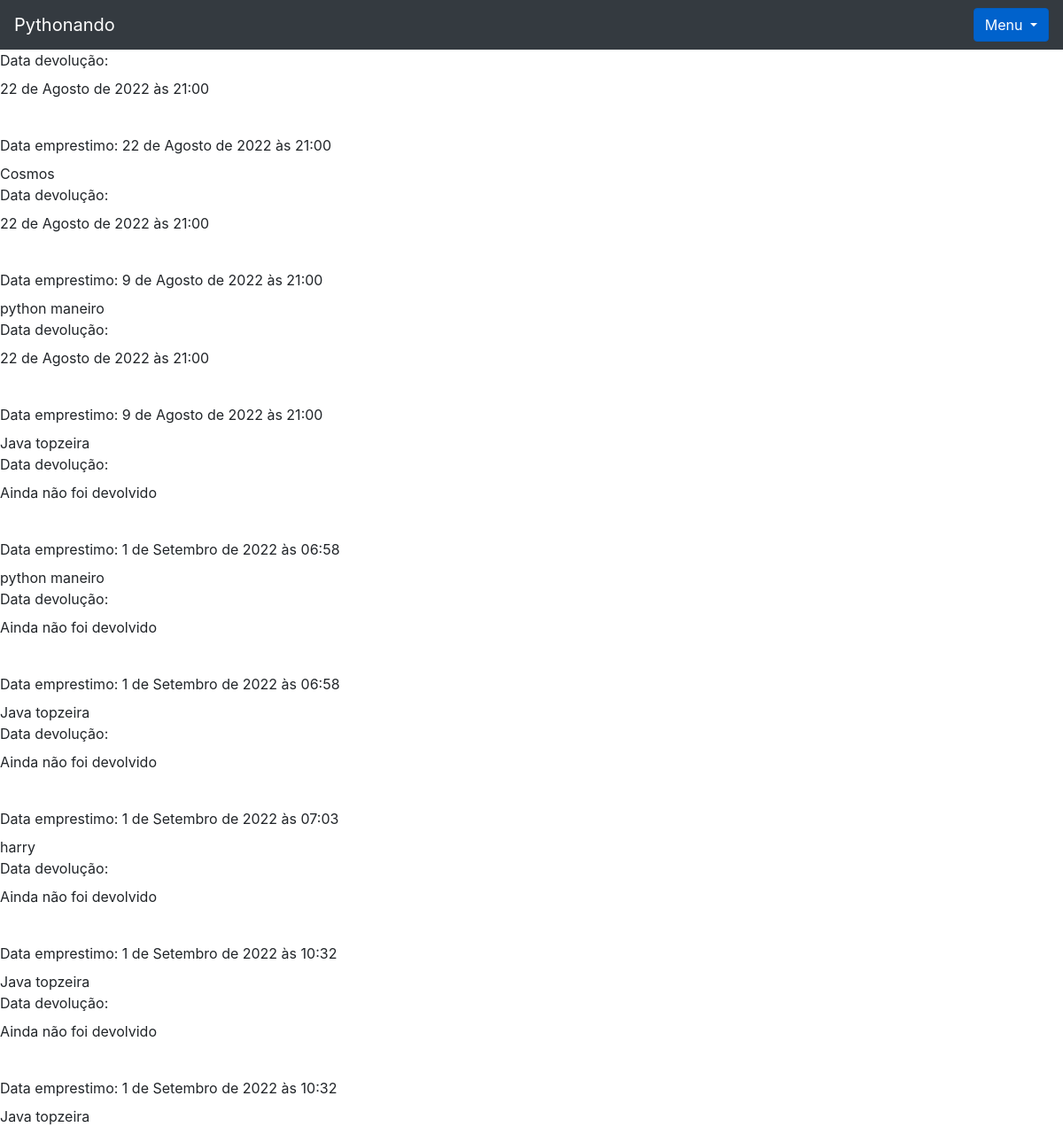
Page /livro/seus_emprestimos (signed in) on the committed database.
### livro/models.py (models this page shows, shortened)
class Emprestimos(models.Model):
    choices = (
        ('P', 'Péssimo '),
        ('R', 'Ruim'),
        ('B', 'Bom'),
        ('O', 'Ótimo')
    )
    nome_emprestado = models.ForeignKey(Usuario, on_delete=models.DO_NOTHING,blank = True, null = True)
    nome_emprestado_anonimo = models.CharField(max_length = 30, blank = True, null = True)
    data_emprestimo = models.DateTimeField(default=datetime.datetime.now())
    data_devolucao = models.DateTimeField(blank = True, null = True)
    livro = models.ForeignKey(Livros, on_delete=models.DO_NOTHING)
    avaliacao = models.CharField(max_length=1, choices=choices, null=True, blank=True)

class Livros(models.Model):
    nome = models.CharField(max_length = 100)
    autor = models.CharField(max_length = 30)
    co_autor = models.CharField(max_length = 30, blank = True, null = True)
    data_cadastro = models.DateField(default = date.today)
    emprestado = models.BooleanField(default=False)
    categoria = models.ForeignKey(Categoria, on_delete=models.DO_NOTHING)
    usuario = models.ForeignKey(Usuario, on_delete=models.DO_NOTHING)
    class Meta:
        verbose_name = 'Livro'
    def __str__(self) -> str:
        return self.nome

### livro/views.py (the view)
# urls.py: path('seus_emprestimos', views.seus_emprestimos, name="seus_emprestimos")
def seus_emprestimos(request):
    usuario = Usuario.objects.get(id=request.session['usuario'])
    emprestimos = Emprestimos.objects.filter(nome_emprestado = usuario)
    return render(request, 'seus_emprestimos.html', {'usuario_logado': request.session['usuario'],
                                                    'emprestimos': emprestimos})

### livro/templates/seus_emprestimos.html
{% extends 'base.html' %}
{% block  'conteudo' %}
{% for emprestimo in emprestimos %}
    <label>Data devolução:</label>
    {% if emprestimo.data_devolucao %}
        <p>{{emprestimo.data_devolucao}}</p>
    {% else %}
        <p>Ainda não foi devolvido</p>
    {% endif %}
    <br>
    <label>Data emprestimo:</label>
    {{ emprestimo.data_emprestimo}}
    <br>
    {{emprestimo.livro}}
    <br>
{% endfor %}
{% endblock %}

### rows in the picture
Emprestimos: data_devolucao "22 de Agosto de 2022 às 21:00", data_emprestimo "22 de Agosto de 2022 às 21:00", livro "Cosmos"
Emprestimos: data_devolucao "22 de Agosto de 2022 às 21:00", data_emprestimo "9 de Agosto de 2022 às 21:00", livro "python maneiro"
Emprestimos: data_devolucao "22 de Agosto de 2022 às 21:00", data_emprestimo "9 de Agosto de 2022 às 21:00", livro "Java topzeira"
Emprestimos: shows "Ainda não foi devolvido", data_emprestimo "1 de Setembro de 2022 às 06:58", livro "python maneiro"
Emprestimos: shows "Ainda não foi devolvido", data_emprestimo "1 de Setembro de 2022 às 06:58", livro "Java topzeira"
Emprestimos: shows "Ainda não foi devolvido", data_emprestimo "1 de Setembro de 2022 às 07:03", livro "harry"
Emprestimos: shows "Ainda não foi devolvido", data_emprestimo "1 de Setembro de 2022 às 10:32", livro "Java topzeira"
Emprestimos: shows "Ainda não foi devolvido", data_emprestimo "1 de Setembro de 2022 às 10:32", livro "Java topzeira"
